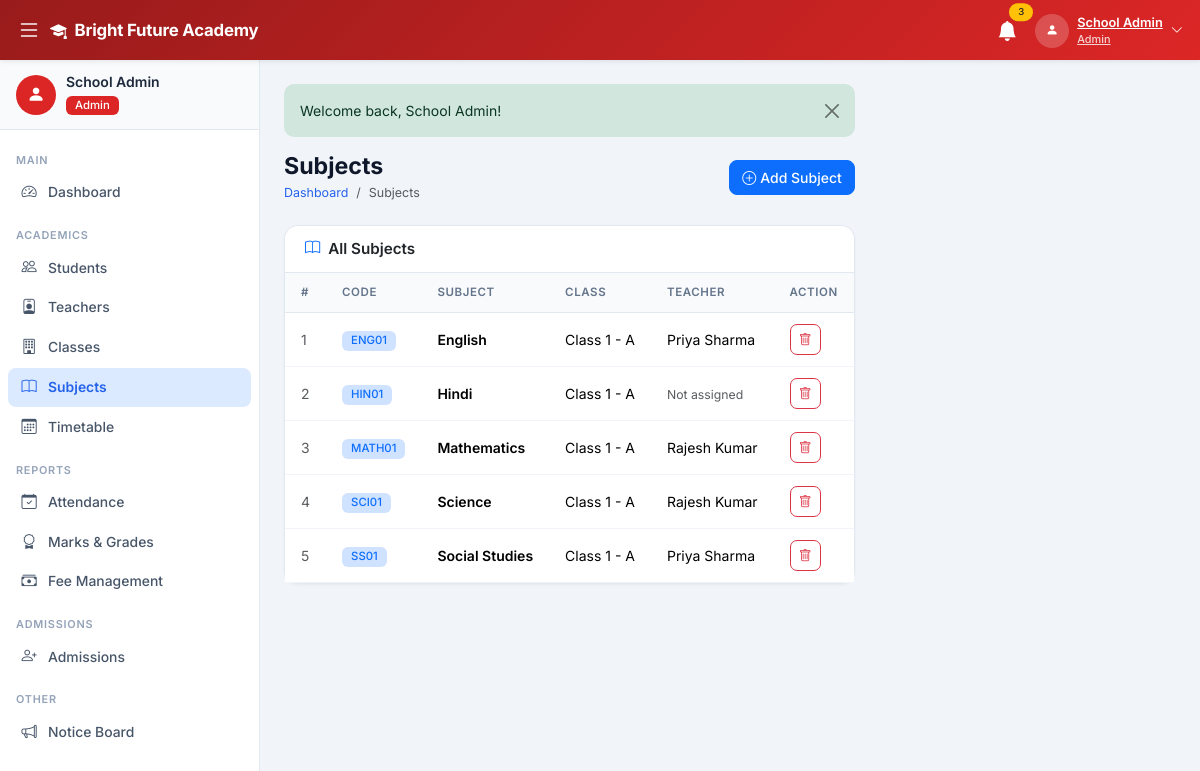
The page /admin/subjects.php (signed in) on the database its author committed.
### tables this page shows
CREATE TABLE IF NOT EXISTS settings (
    id INT AUTO_INCREMENT PRIMARY KEY,
    setting_key VARCHAR(100) UNIQUE NOT NULL,
    setting_value TEXT,
    setting_group VARCHAR(50) DEFAULT 'general',
    updated_at TIMESTAMP DEFAULT CURRENT_TIMESTAMP ON UPDATE CURRENT_TIMESTAMP
);

CREATE TABLE IF NOT EXISTS subjects (
    id INT AUTO_INCREMENT PRIMARY KEY,
    subject_name VARCHAR(100) NOT NULL,
    subject_code VARCHAR(20) UNIQUE NOT NULL,
    class_id INT,
    teacher_id INT,
    created_at TIMESTAMP DEFAULT CURRENT_TIMESTAMP,
    FOREIGN KEY (class_id) REFERENCES classes(id) ON DELETE CASCADE
);

CREATE TABLE IF NOT EXISTS classes (
    id INT AUTO_INCREMENT PRIMARY KEY,
    class_name VARCHAR(50) NOT NULL,
    section VARCHAR(10) NOT NULL,
    class_teacher_id INT,
    seats INT DEFAULT 40,
    created_at TIMESTAMP DEFAULT CURRENT_TIMESTAMP,
    UNIQUE KEY uq_class_section (class_name, section)
);

CREATE TABLE IF NOT EXISTS users (
    id INT AUTO_INCREMENT PRIMARY KEY,
    name VARCHAR(100) NOT NULL,
    email VARCHAR(100) UNIQUE NOT NULL,
    password VARCHAR(255) NOT NULL,
    role ENUM('developer','admin','teacher','student') NOT NULL,
    phone VARCHAR(20),
    address TEXT,
    profile_pic VARCHAR(255) DEFAULT 'default.png',
    status ENUM('active','inactive') DEFAULT 'active',
    created_at TIMESTAMP DEFAULT CURRENT_TIMESTAMP
);

### config/db.php (called while the page is built, shortened)
<?php
function getDB() {
    static $conn = null;
    if ($conn === null) {
        $conn = new mysqli(DB_HOST, DB_USER, DB_PASS, DB_NAME);
        $conn->set_charset('utf8mb4');
    }
    return $conn;
}
function getSetting($key, $default = '') {
    $db  = getDB();
    $key = $db->real_escape_string($key);
    $res = $db->query("SELECT setting_value FROM settings WHERE setting_key='$key' LIMIT 1");
    if ($res && $res->num_rows > 0) {
        return $res->fetch_assoc()['setting_value'];
    }
    return $default;
}
function getFlash() {
    if (isset($_SESSION['flash'])) {
        $f = $_SESSION['flash'];
        return $f;
    }
    return null;
}

### admin/subjects.php (the view, shortened to what this page needs)
<?php
require_once '../config/db.php';
$db = getDB();
$subjects = $db->query("SELECT s.*,c.class_name,c.section,u.name as tname FROM subjects s JOIN classes c ON s.class_id=c.id LEFT JOIN teachers t ON s.teacher_id=t.id LEFT JOIN users u ON t.user_id=u.id ORDER BY c.class_name,c.section,s.subject_name");
$flash = getFlash();
?>
<?php include '../includes/header.php'; ?>
<?php include '../includes/sidebar.php'; ?>
<div class="main-content" id="mainContent">
<?php if ($flash): ?><div class="alert alert-<?= $flash['type']==='success'?'success':'danger' ?> alert-dismissible fade show flash-msg mb-3"><?= htmlspecialchars($flash['message']) ?><button class="btn-close" data-bs-dismiss="alert"></button></div><?php endif; ?>
<div class="page-header d-flex justify-content-between align-items-center">
    <div><h2>Subjects</h2><nav><ol class="breadcrumb mb-0"><li class="breadcrumb-item"><a href="dashboard.php">Dashboard</a></li><li class="breadcrumb-item active">Subjects</li></ol></nav></div>
    <button class="btn btn-primary" data-bs-toggle="modal" data-bs-target="#addModal"><i class="bi bi-plus-circle me-1"></i>Add Subject</button>
</div>
<div class="card">
    <div class="card-header"><h6 class="card-title"><i class="bi bi-book me-2 text-primary"></i>All Subjects</h6></div>
    <div class="table-responsive"><table class="table">
        <thead><tr><th>#</th><th>Code</th><th>Subject</th><th>Class</th><th>Teacher</th><th>Action</th></tr></thead>
        <tbody>
        <?php $i=1; while ($s=$subjects->fetch_assoc()): ?>
        <tr>
            <td class="text-muted"><?= $i++ ?></td>
            <td><span class="badge bg-primary-subtle text-primary"><?= htmlspecialchars($s['subject_code']) ?></span></td>
            <td class="fw-600"><?= htmlspecialchars($s['subject_name']) ?></td>
            <td><?= htmlspecialchars($s['class_name'].' - '.$s['section']) ?></td>
            <td><?= $s['tname'] ? htmlspecialchars($s['tname']) : '<span class="text-muted small">Not assigned</span>' ?></td>
            <td><form method="POST" class="d-inline" onsubmit="return confirm('Delete?')"><button class="btn btn-sm btn-outline-danger btn-icon"><i class="bi bi-trash"></i></button></form></td>
        </tr>
        <?php endwhile; ?>
        </tbody>
    </table></div>
</div>
</div>
<?php include '../includes/footer.php'; ?>

### includes/header.php (shortened to what this page needs)
<!DOCTYPE html>
<html lang="en">
<head>
    <link href="https://cdn.jsdelivr.net/npm/bootstrap@5.3.2/dist/css/bootstrap.min.css" rel="stylesheet">
    <link href="https://cdn.jsdelivr.net/npm/bootstrap-icons@1.11.3/font/bootstrap-icons.css" rel="stylesheet">
    <link href="<?= APP_URL ?>/assets/css/style.css" rel="stylesheet">
</head>
<body>
<?php
$role        = $_SESSION['role'] ?? '';
$navGradient = [
    'developer' => 'background:linear-gradient(135deg,#4c1d95,#7c3aed)',
    'admin'     => 'background:linear-gradient(135deg,#991b1b,#dc2626)',
    'teacher'   => 'background:linear-gradient(135deg,#1e3a8a,#2563eb)',
    'student'   => 'background:linear-gradient(135deg,#14532d,#16a34a)',
];
$navStyle = $navGradient[$role] ?? $navGradient['admin'];
?>
<nav class="navbar navbar-dark fixed-top shadow-sm" id="topNav" style="<?= $navStyle ?>;height:var(--nav-h)">
    <div class="container-fluid">
        <button class="btn btn-link text-white me-1 p-1" id="sidebarToggle">
            <i class="bi bi-list fs-4"></i>
        </button>
        <a class="navbar-brand fw-700 d-flex align-items-center gap-2" href="<?= APP_URL ?>">
            <i class="bi bi-mortarboard-fill"></i>
            <span><?= htmlspecialchars(getSetting('school_name', APP_NAME)) ?></span>
        </a>
        <div class="ms-auto d-flex align-items-center gap-2">
            <div class="dropdown">
                <button class="btn btn-link text-white position-relative p-1" data-bs-toggle="dropdown">
                    <i class="bi bi-bell-fill fs-5"></i>
                    <span class="position-absolute top-0 start-100 translate-middle badge rounded-pill bg-warning text-dark" style="font-size:.6rem">3</span>
                </button>
            </div>
            <div class="dropdown">
                <button class="btn btn-link text-white d-flex align-items-center gap-2 p-1" data-bs-toggle="dropdown">
                    <div class="avatar-circle">
                        <i class="bi bi-person-fill small"></i>
                    </div>
                    <div class="d-none d-md-block text-start">
                        <div class="fw-600" style="font-size:.8rem;line-height:1.2"><?= htmlspecialchars(mb_strimwidth($_SESSION['name'] ?? 'User', 0, 18, '...')) ?></div>
                        <div style="font-size:.68rem;opacity:.8"><?= ucfirst($role) ?></div>
                    </div>
                    <i class="bi bi-chevron-down small d-none d-md-inline"></i>
                </button>
            </div>
        </div>
    </div>
</nav>
<div class="wrapper d-flex">

### assets/css/style.css (style rules this page uses)
:root { --sidebar-w: 260px; --sidebar-sm: 68px; --nav-h: 60px; --primary: #2563eb; --primary-dark: #1d4ed8; --success: #16a34a; --warning: #d97706; --danger: #dc2626; --info: #0891b2; --body-bg: #f1f5f9; --card-bg: #ffffff; --border: #e2e8f0; --text-muted: #64748b; --dev-color: #7c3aed; }
*, *::before, *::after { box-sizing: border-box; }
body { font-family: 'Inter', -apple-system, BlinkMacSystemFont, 'Segoe UI', sans-serif; background: var(--body-bg); color: #1e293b; overflow-x: hidden; }
#topNav { height: var(--nav-h); z-index: 1050; }
.navbar-brand { font-size: 1.05rem; letter-spacing: -.2px; }
.avatar-circle { width: 34px; height: 34px; border-radius: 50%; background: rgba(255,255,255,.2); display: flex; align-items: center; justify-content: center; }
.wrapper { margin-top: var(--nav-h); }
.main-content { margin-left: var(--sidebar-w); min-height: calc(100vh - var(--nav-h)); padding: 24px; transition: margin-left .25s ease; }
.page-header { margin-bottom: 22px; }
.page-header h2 { font-size: 1.45rem; font-weight: 700; color: #0f172a; margin: 0; }
.page-header .breadcrumb { font-size: .78rem; margin: 3px 0 0; }
.page-header .breadcrumb-item a { color: var(--primary); text-decoration: none; }
.card { border: 1px solid var(--border); border-radius: 14px; background: #fff; box-shadow: 0 1px 3px rgba(0,0,0,.05); }
.card-header { background: #fff; border-bottom: 1px solid var(--border); padding: 14px 20px; border-radius: 14px 14px 0 0 !important; }
.card-title { font-size: .95rem; font-weight: 600; margin: 0; }
.table { font-size: .875rem; margin: 0; }
.table th { background: #f8fafc; font-size: .72rem; font-weight: 600; text-transform: uppercase; letter-spacing: .05em; color: var(--text-muted); padding: 11px 16px; border-bottom: 1px solid var(--border); }
.table td { padding: 11px 16px; vertical-align: middle; border-color: #f1f5f9; }
.badge { font-weight: 500; padding: 4px 9px; border-radius: 6px; font-size: .71rem; }
.btn { border-radius: 8px; font-weight: 500; font-size: .875rem; }
.btn-sm { border-radius: 6px; font-size: .8rem; }
.btn-icon { width: 31px; height: 31px; padding: 0; display: inline-flex; align-items: center; justify-content: center; border-radius: 7px; }
.flash-msg { border-radius: 10px; border: none; font-size: .875rem; }
.fw-600 { font-weight: 600; }
.fw-700 { font-weight: 700; }

### rows shown on the page
settings: setting_value "Bright Future Academy"
subjects: subject_code "ENG01", subject_name "English", class.section "Class 1 - A", users.name "Priya Sharma"
subjects: subject_code "HIN01", subject_name "Hindi", class.section "Class 1 - A", shows "Not assigned"
subjects: subject_code "MATH01", subject_name "Mathematics", class.section "Class 1 - A", users.name "Rajesh Kumar"
subjects: subject_code "SCI01", subject_name "Science", class.section "Class 1 - A", users.name "Rajesh Kumar"
subjects: subject_code "SS01", subject_name "Social Studies", class.section "Class 1 - A", users.name "Priya Sharma"

### other values the page prints
mb_strimwidth($_SESSION['name'] ?? 'User', 0, 18, '...') "School Admin"
$role "Admin"
mb_strimwidth($_SESSION['name'] ?? '', 0, 22, '...') "School Admin"
$label "Dashboard Students Teachers Classes Subjects Timetable Attendance Marks & Grades Fee Management Admissions Notice Board"
$flash['message'] "Welcome back, School Admin!"
